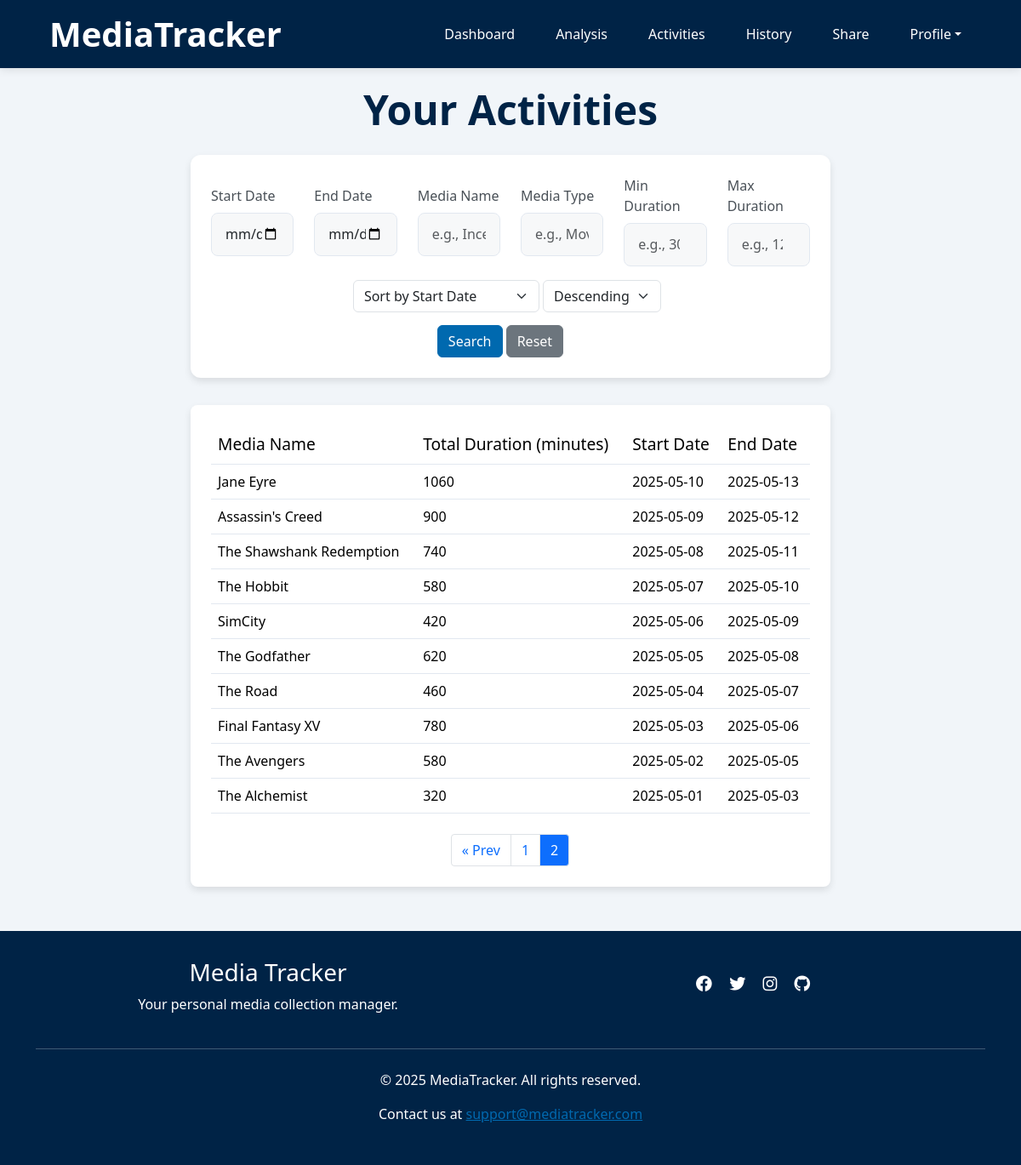
/activities?page=2 (signed in), run on an earlier commit of the app's database.
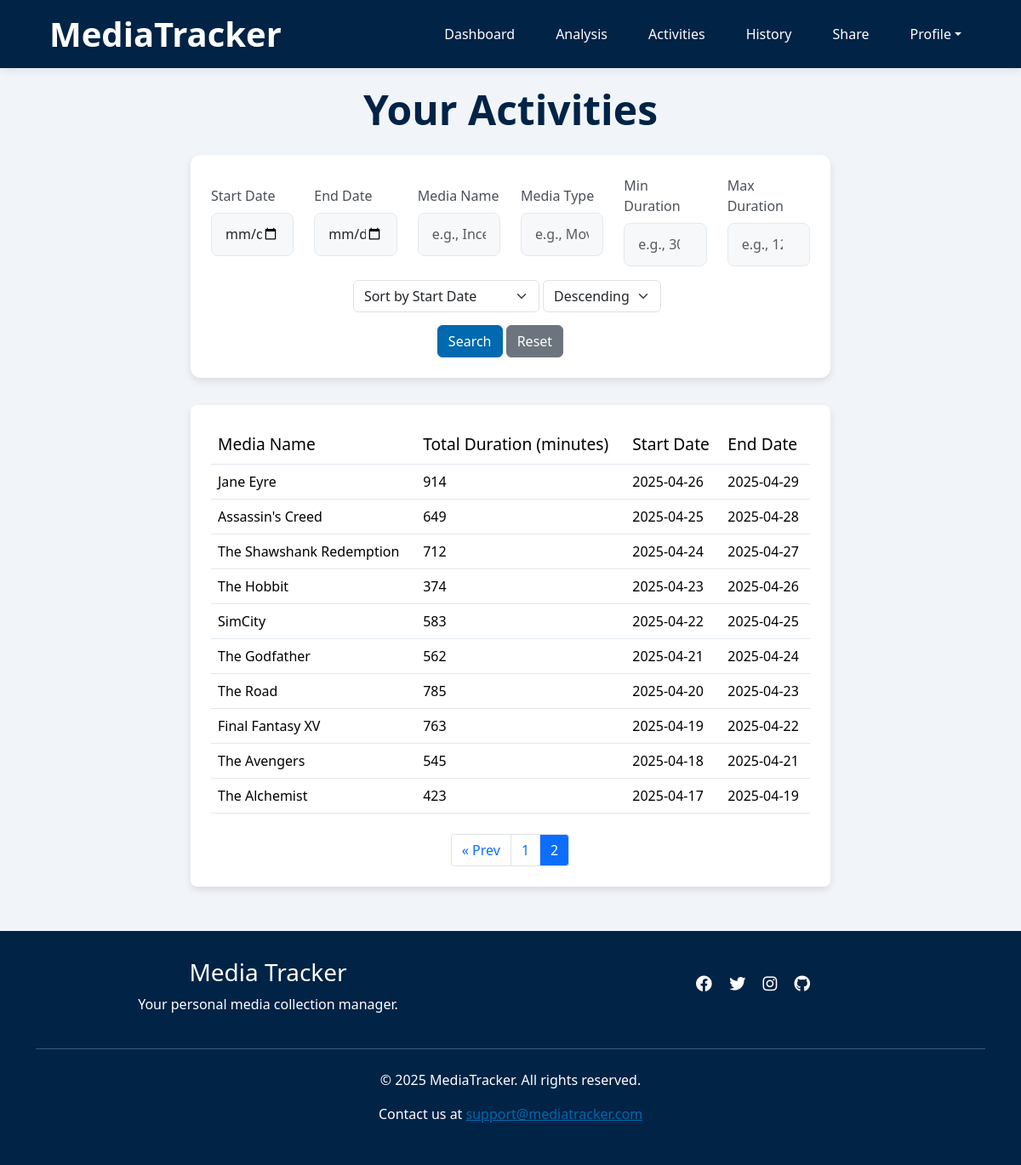
And on a later commit of the database.
### app/models.py (models this page shows)
class Activities(db.Model):
    __tablename__ = 'Activities'
    id = db.Column(db.Integer, primary_key=True)
    username = db.Column(db.String(80), db.ForeignKey('Users.username'), nullable=False)
    media_type = db.Column(db.String(50), nullable=False)
    media_subtype = db.Column(db.String(50), nullable=True)
    media_name = db.Column(db.String(120), nullable=False)
    status = db.Column(db.String(20), nullable=False, default='ongoing')
    start_date = db.Column(db.Date, nullable=True)
    end_date = db.Column(db.Date, nullable=True)
    rating = db.Column(db.Float, nullable=True)
    comment = db.Column(db.Text, nullable=True)
    media_entries = db.relationship('Entries', backref='activity')

### app/routes.py (the view)
@blueprint.route('/activities', methods=['GET'])
@login_required
def activities():
    result = get_activities(current_user.username, request)
    if result:
        return result

### app/forms.py
class EndActivityForm(FlaskForm):
    activity_id = HiddenField('Activity ID', validators=[DataRequired()])
    rating = IntegerField('Rating (1-10)', validators=[Optional(), NumberRange(min=1, max=10)])
    comment = TextAreaField('Comment', validators=[Optional()])
    submit = SubmitField('Submit')

class ReopenActivityForm(FlaskForm):
    activity_id = HiddenField('Activity ID', validators=[DataRequired()])
    submit = SubmitField('Reopen Activity')

### app/helpers/activities_functions.py (called while the page is built, shortened)
def apply_activity_filters(query, filters):
    if filters.get('start_date'):
        query = query.filter(Entries.date >= filters['start_date'])
    if filters.get('end_date'):
        query = query.filter(Entries.date <= filters['end_date'])
    if filters.get('media_name'):
        query = query.filter(Activities.media_name.ilike(f"%{filters['media_name']}%"))
    if filters.get('min_duration'):
        min_d = int(filters['min_duration'])
        query = query.having(func.sum(cast(Entries.duration, Integer)) >= min_d)
    if filters.get('max_duration'):
        max_d = int(filters['max_duration'])
        query = query.having(func.sum(cast(Entries.duration, Integer)) <= max_d)
    return query

### app/templates/activities.html (shortened to what the changed rows need)
{% extends "base.html" %}
{% block content %}
<div class="page-container">
    {% if current_user.username == username %}
        <h2 class="text-center page-title">Your Activities</h2>
    {% else %}
        <h2 class="text-center page-title">{{ username }}'s Activities</h2>
    {% endif %}
    <section class="table-section">
    <table class="table hover">
        <thead>
            <tr>
                <th class="wow fadeInUp" data-wow-duration="0.2s" data-wow-delay="0.1s">Media Name</th>
                <th class="wow fadeInUp" data-wow-duration="0.2s" data-wow-delay="0.15s">Total Duration (minutes)</th>
                <th class="wow fadeInUp" data-wow-duration="0.2s" data-wow-delay="0.2s">Start Date</th>
                <th class="wow fadeInUp" data-wow-duration="0.2s" data-wow-delay="0.25s">End Date</th>
            </tr>
        </thead>
        <tbody>
            {% for activity in completed_activities %}
            <tr class="activity-row">
                <td class="wow fadeInUp" data-wow-duration="0.2s" data-wow-delay="0.1s">{{ activity.media_name }}</td>
                <td class="wow fadeInUp" data-wow-duration="0.2s" data-wow-delay="0.15s">{{ activity.total_duration }}</td>
                <td class="wow fadeInUp" data-wow-duration="0.2s" data-wow-delay="0.2s">{{ activity.start_date }}</td>
                <td class="wow fadeInUp" data-wow-duration="0.2s" data-wow-delay="0.25s">{{ activity.end_date }}</td>
            </tr>
            {% endfor %}
        </tbody>
    </table>
    </section>
</div>
{% endblock %}

What changed in the data, as far as the page shows it:
changed Activities "Jane Eyre": total_duration "1060" → "914"; start_date "2025-05-10" → "2025-04-26"; end_date "2025-05-13" → "2025-04-29"
changed Activities "Assassin's Creed": total_duration "900" → "649"; start_date "2025-05-09" → "2025-04-25"; end_date "2025-05-12" → "2025-04-28"
changed Activities "The Shawshank Redemption": total_duration "740" → "712"; start_date "2025-05-08" → "2025-04-24"; end_date "2025-05-11" → "2025-04-27"
changed Activities "The Hobbit": total_duration "580" → "374"; start_date "2025-05-07" → "2025-04-23"; end_date "2025-05-10" → "2025-04-26"
changed Activities "SimCity": total_duration "420" → "583"; start_date "2025-05-06" → "2025-04-22"; end_date "2025-05-09" → "2025-04-25"
changed Activities "The Godfather": total_duration "620" → "562"; start_date "2025-05-05" → "2025-04-21"; end_date "2025-05-08" → "2025-04-24"
changed Activities "The Road": total_duration "460" → "785"; start_date "2025-05-04" → "2025-04-20"; end_date "2025-05-07" → "2025-04-23"
changed Activities "Final Fantasy XV": total_duration "780" → "763"; start_date "2025-05-03" → "2025-04-19"; end_date "2025-05-06" → "2025-04-22"
changed Activities "The Avengers": total_duration "580" → "545"; start_date "2025-05-02" → "2025-04-18"; end_date "2025-05-05" → "2025-04-21"
changed Activities "The Alchemist": total_duration "320" → "423"; start_date "2025-05-01" → "2025-04-17"; end_date "2025-05-03" → "2025-04-19"
